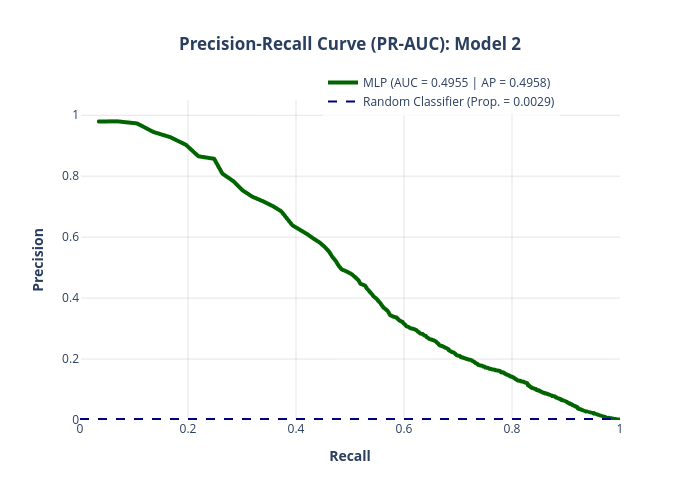

Write notebook code for a chart like this one.
### Code cell
plot_PRAUC(precision_mlp_2, recall_mlp_2, pr_auc_mlp_2, ap_mlp_2, "MLP", "Model 2", "darkgreen")

### Figure 1 — Plotly figure (JSON) as saved in the notebook; plotly's stock layout.template omitted (floating-point values rounded to 4 significant figures; data arrays with more than 128 entries replaced by an {"elided": "..."} marker saying what was removed)
{"data": [{"hovertemplate": "<b>Recall:</b> %{x:.4f}<br><b>Precision:</b> %{y:.4f}<extra></extra>", "legendgroup": "", "line": {"color": "darkgreen", "dash": "solid", "width": 4}, "marker": {"symbol": "circle"}, "mode": "lines", "name": "MLP (AUC = 0.4955 | AP = 0.4958)", "showlegend": true, "type": "scattergl", "x": {"elided": "8763 float values"}, "xaxis": "x", "y": {"elided": "8763 float values"}, "yaxis": "y"}, {"hovertemplate": "=%{y}<extra></extra>", "legendgroup": "", "line": {"color": "navy", "dash": "dash", "width": 2}, "marker": {"color": "#636efa", "symbol": "circle"}, "mode": "lines", "name": "Random Classifier (Prop. = 0.0029)", "orientation": "v", "showlegend": true, "type": "scatter", "x": [null], "xaxis": "x", "y": [null], "yaxis": "y"}], "layout": {"autosize": false, "height": 500, "legend": {"bgcolor": "rgba(255, 255, 255, 0.8)", "tracegroupgap": 0, "x": 0.45, "y": 1.1}, "plot_bgcolor": "white", "shapes": [{"line": {"color": "navy", "dash": "dash", "width": 2}, "type": "line", "x0": 0, "x1": 1, "y0": 0.002941, "y1": 0.002941}], "title": {"text": "<b>Precision-Recall Curve (PR-AUC): Model 2</b>", "x": 0.5}, "width": 700, "xaxis": {"anchor": "y", "domain": [0, 1], "gridcolor": "rgba(0,0,0,0.1)", "range": [0, 1], "title": {"text": "<b>Recall<b>"}}, "yaxis": {"anchor": "x", "domain": [0, 1], "gridcolor": "rgba(0,0,0,0.1)", "range": [0, 1.05], "title": {"text": "<b>Precision<b>"}}}}
